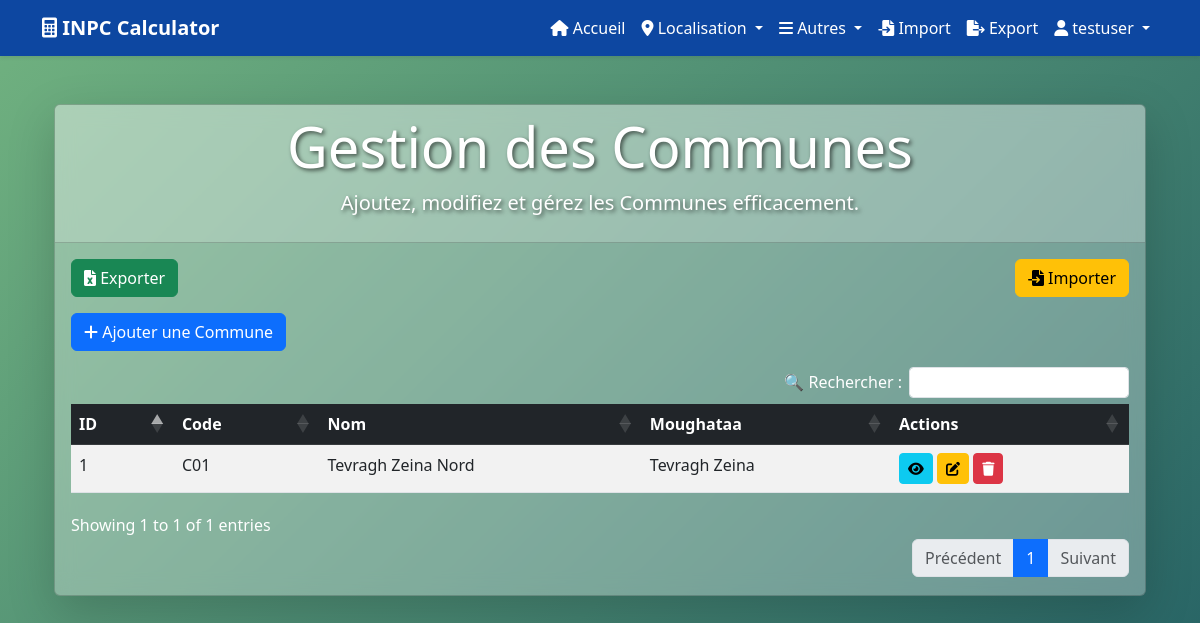
The app's page /pages/communes/ (signed in) with its own data.
### utilisateurs/models.py (models this page shows, shortened)
class Utilisateur(AbstractUser):
    ROLE_CHOICES = (
        ('admin', 'Admin'),
        ('agent', 'Agent'),
    )
    role = models.CharField(max_length=10, choices=ROLE_CHOICES, default='agent')

### pages/models.py (models this page shows, shortened)
class Commune(models.Model):
    code = models.CharField(max_length=45, unique=True)
    name = models.CharField(max_length=45)
    moughataa = models.ForeignKey(Moughataa, on_delete=models.CASCADE)

class Moughataa(models.Model):
    code = models.CharField(max_length=45)
    label = models.CharField(max_length=45)
    wilaya = models.ForeignKey(Wilaya, on_delete=models.CASCADE)

### pages/views.py (the view, shortened to what this page needs)
# urls.py: path('communes/', login_required(views.gestion_communes), name='gestion_communes'),
@login_required
def gestion_communes(request):
    communes = Commune.objects.all()  # Récupérer toutes les Communes
    moughataas = Moughataa.objects.all()  # Récupérer toutes les Moughataas
    form = CommuneForm()  # Formulaire vide par défaut
    commune = None  # Commune vide par défaut
    context = {
        'communes': communes,
        'moughataas': moughataas,
        'form': form,
        'commune': commune  # Utilisé uniquement en cas de modification
    }
    return render(request, 'pages/gestion_communes.html', context)

### pages/forms.py
class CommuneForm(forms.ModelForm):
    moughataa = forms.ModelChoiceField(
        queryset=Moughataa.objects.all(),
        required=True,
        label="Moughataa",
        widget=forms.Select(attrs={'class': 'form-control glowing-input'})  # Ajout d'un style Bootstrap
    )
    class Meta:
        model = Commune
        fields = ['code', 'name', 'moughataa']
        widgets = {
            'code': forms.TextInput(attrs={'class': 'form-control glowing-input'}),
            'name': forms.TextInput(attrs={'class': 'form-control glowing-input'}),
        }

### templates/pages/gestion_communes.html (shortened to what this page needs)
{% extends 'base.html' %}
{% load static %}
{% block content %}
<link rel="stylesheet" href="https://cdn.datatables.net/1.11.5/css/dataTables.bootstrap5.min.css">
<link rel="stylesheet" href="https://cdn.datatables.net/buttons/2.2.3/css/buttons.bootstrap5.min.css">
<link rel="stylesheet" href="{% static 'css/stylecrud.css' %}">
<div class="container mt-5">
    <div class="card shadow-lg text-white animate__animated animate__fadeInDown">
        <div class="card-header text-center">
            <h1 class="display-4">Gestion des Communes</h1>
            <p class="lead">Ajoutez, modifiez et gérez les Communes efficacement.</p>
        </div>
        <div class="card-body animate__animated animate__fadeInUp">
            <div class="d-flex justify-content-between mb-3">
                <a href="{% url 'export_data' %}?table=Commune" class="btn btn-success">
                    <i class="fas fa-file-excel"></i> Exporter
                </a>
                <a href="{% url 'import_data' %}" class="btn btn-warning">
                    <i class="fas fa-file-import"></i> Importer
                </a>
            </div>
            <button class="btn btn-primary mb-3" data-bs-toggle="modal" data-bs-target="#createModal">
                <i class="fas fa-plus"></i> Ajouter une Commune
            </button>
            <table id="communesTable" class="table table-hover table-striped">
                <thead class="table-dark">
                    <tr>
                        <th>ID</th>
                        <th>Code</th>
                        <th>Nom</th>
                        <th>Moughataa</th>
                        <th>Actions</th>
                    </tr>
                </thead>
                <tbody>
                    {% for commune in communes %}
                    <tr class="animate__animated animate__fadeIn">
                        <td>{{ commune.id }}</td>
                        <td>{{ commune.code }}</td>
                        <td>{{ commune.name }}</td>
                        <td>{{ commune.moughataa.label }}</td>
                        <td>
                            <button class="btn btn-info btn-sm" data-bs-toggle="modal" data-bs-target="#viewModal{{ commune.id }}">
                                <i class="fas fa-eye"></i>
                            </button>
                            <button class="btn btn-warning btn-sm" data-bs-toggle="modal" data-bs-target="#editModal{{ commune.id }}">
                                <i class="fas fa-edit"></i>
                            </button>
                            <form method="post" style="display:inline;">
                                <button type="submit" name="supprimer" onclick="return confirm('Voulez-vous vraiment supprimer cette commune ?')" class="btn btn-danger btn-sm">
                                    <i class="fas fa-trash"></i>
                                </button>
                            </form>
                        </td>
                    </tr>
                    {% endfor %}
                </tbody>
            </table>
        </div>
    </div>
</div>
{% endblock %}

### templates/base.html (shortened to what this page needs)
{% load static %}
<!DOCTYPE html>
<html lang="fr">
<head>
    <link href="https://cdn.jsdelivr.net/npm/bootstrap@5.3.0/dist/css/bootstrap.min.css" rel="stylesheet">
    <link href="https://cdnjs.cloudflare.com/ajax/libs/font-awesome/6.0.0-beta3/css/all.min.css" rel="stylesheet">
    <link rel="stylesheet" href="https://cdnjs.cloudflare.com/ajax/libs/animate.css/4.1.1/animate.min.css">
    <link rel="stylesheet" href="{% static 'css/styles.css' %}">
    <link rel="stylesheet" href="https://unpkg.com/leaflet@1.7.1/dist/leaflet.css" />
</head>
<body>
    <nav class="navbar navbar-expand-lg shadow-sm">
        <div class="container">
            <a class="navbar-brand fw-bold" href="#">
                <i class="fas fa-calculator"></i> INPC Calculator
            </a>
            <div class="collapse navbar-collapse" id="navbarNav">
                <ul class="navbar-nav ms-auto">
                    <li class="nav-item">
                        <a class="nav-link" href="{% url 'accueil' %}">
                            <i class="fas fa-home"></i> Accueil
                        </a>
                    </li>
<li class="nav-item dropdown">
    <a class="nav-link dropdown-toggle" href="#" id="dropdownLocalisation" role="button" data-bs-toggle="dropdown">
        <i class="fas fa-map-marker-alt"></i> Localisation
    </a>
</li>
                    <li class="nav-item dropdown">
                        <a class="nav-link dropdown-toggle" href="#" id="navbarDropdown" role="button" data-bs-toggle="dropdown">
                            <i class="fas fa-bars"></i> Autres
                        </a>
                    </li>
                    <li class="nav-item">
                        <a class="nav-link" href="{% url 'import_data' %}">
                            <i class="fas fa-file-import"></i> Import
                        </a>
                    </li>
                    <li class="nav-item">
                        <a class="nav-link" href="{% url 'export_data' %}">
                            <i class="fas fa-file-export"></i> Export
                        </a>
                    </li>
                    {% if user.is_authenticated %}
                    <li class="nav-item dropdown">
                        <a class="nav-link dropdown-toggle" href="#" id="userDropdown" role="button" data-bs-toggle="dropdown">
                            <i class="fas fa-user"></i> {{ user.username }}
                        </a>
                    </li>
                    {% endif %}
                </ul>
            </div>
        </div>
    </nav>
    <div class="container mt-5">
        {% block content %}
        {% endblock content %}
    </div>
</body>
</html>

### templates/pages/static/css/stylecrud.css (style rules this page uses)
body { background: linear-gradient(-45deg, #1e3c72, #2a5298, #134e5e, #71b280); background-size: 400% 400%; animation: moveBackground 10s ease infinite; }
.card-header { font-size: 1.5rem; font-weight: bold; text-align: center; background: rgba(255, 255, 255, 0.2); color: #ffffff; text-shadow: 2px 2px 4px rgba(0, 0, 0, 0.6); }
.card { background: rgba(255, 255, 255, 0.3); backdrop-filter: blur(10px); }

### templates/base.html (style rules this page uses)
.navbar { background-color: #0d47a1 !important; }
.navbar .nav-link, .navbar-brand { color: white !important; }

### records on screen
Utilisateur: username "testuser"
Commune: id "1", code "C01", name "Tevragh Zeina Nord", moughataa.label "Tevragh Zeina"
